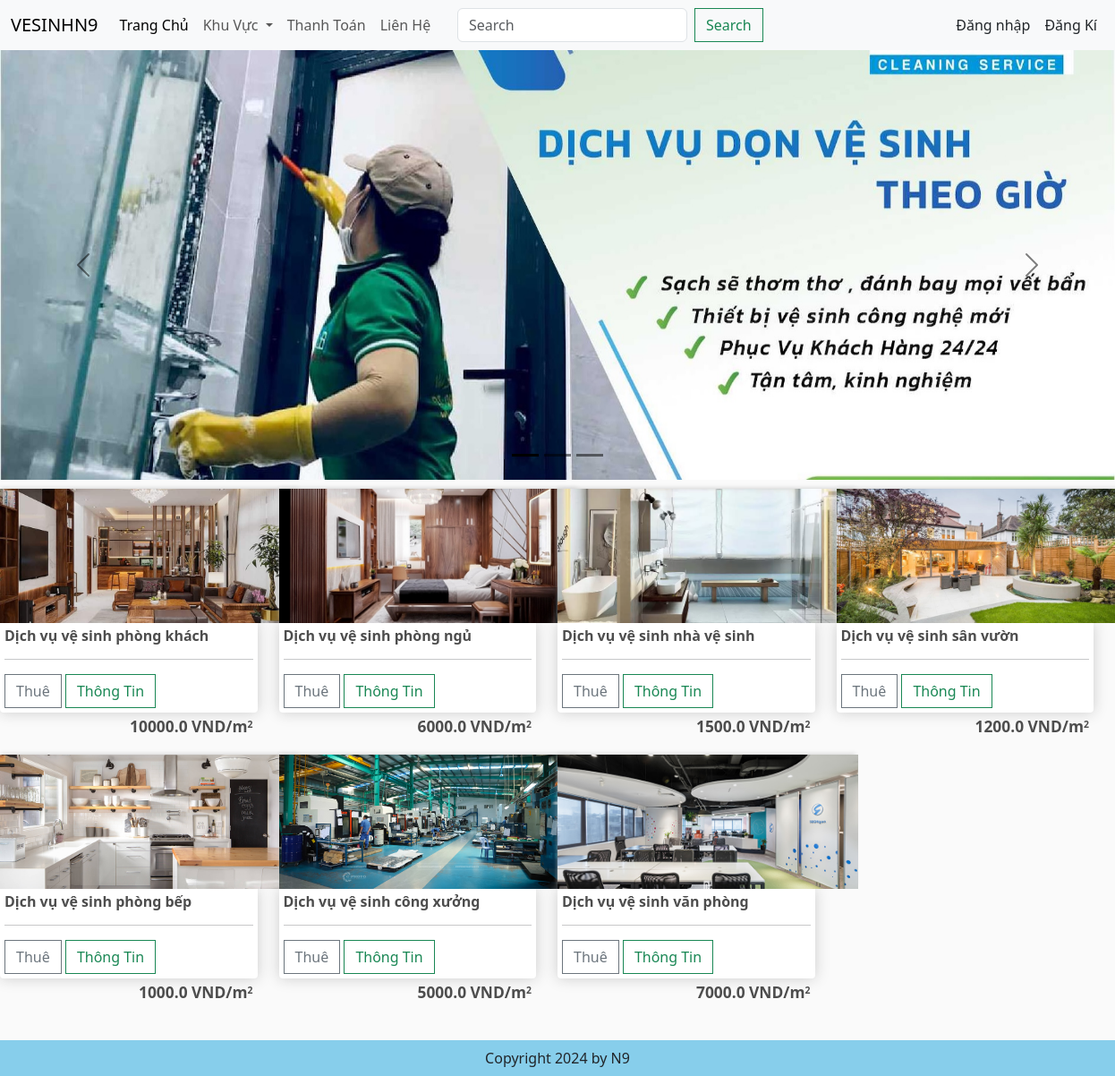
The page / on the database its author committed.
### app/models.py (models this page shows, shortened)
class Nhanvien(models.Model): #sanpham
     category = models.ManyToManyField(Category, related_name='nhanvien')
     name = models.CharField(max_length=200,null=True)
     price = models.CharField(max_length=200, null=False, default="0")
     image = models.ImageField(null=True,blank=True)
     detail = models.TextField(null=True,blank=True)
     @property
     def imageurl(self):
        try:
            return self.image.url
        except ValueError:
            return ''

### app/views.py (the view)
# urls.py: 2. Add a URL to urlpatterns:  path('', views.home, name='home')
def home(request):
    if request.user.is_authenticated:
        customer = request.user
        order, created= Order.objects.get_or_create(customer= customer,complete=False)
        items= order.order_nhanvien_set.all()
        cartItems= order.get_cart_items
        user_not_login ="hidden"
        user_login ="show"
    else:
        items=[]
        order={'get_cart_items':0,'get_cart_total':0}
        cartItems= order['get_cart_items']
        user_not_login ="show"
        user_login ="hidden"
    categories = Category.objects.filter(is_sub =False)
    nhanviens = Nhanvien.objects.all()
    context= {'nhanviens': nhanviens ,'user_not_login':user_not_login, 'user_login':user_login,'categories':categories}
    return render(request, 'app/home.html', context)

### app/templates/app/home.html (shortened to what this page needs)
{% extends 'app/base.html' %}
{% load static %}
{% block banner_slider %}
<div id="carouselExampleDark" class="carousel carousel-dark slide" data-bs-ride="carousel">
  <div class="carousel-indicators">
    <button type="button" data-bs-target="#carouselExampleDark" data-bs-slide-to="0" class="active" aria-current="true" aria-label="Slide 1"></button>
    <button type="button" data-bs-target="#carouselExampleDark" data-bs-slide-to="1" aria-label="Slide 2"></button>
    <button type="button" data-bs-target="#carouselExampleDark" data-bs-slide-to="2" aria-label="Slide 3"></button>
  </div>
  <div class="carousel-inner">
    <div class="carousel-item active" data-bs-interval="7000">
      <img src="{% static 'app/images/banner/b2.jpg' %}" class="d-block w-100" alt="dich vu ngu" height="480">
      <div class="carousel-caption d-none d-md-block">
      </div>
    </div>
  </div>
  <button class="carousel-control-prev" type="button" data-bs-target="#carouselExampleDark" data-bs-slide="prev">
    <span class="carousel-control-prev-icon" aria-hidden="true"></span>
  </button>
  <button class="carousel-control-next" type="button" data-bs-target="#carouselExampleDark" data-bs-slide="next">
    <span class="carousel-control-next-icon" aria-hidden="true"></span>
  </button>
</div>
{% endblock banner_slider %}
{% block main-content%}
<div class="row" style="width:100%">
  {% for nhanvien in nhanviens %}
  <div class="col-lg-3">
    <img class="thumbnail" src="{{nhanvien.imageurl}}" style="width: 336px; height: 150px; object-fit: cover;">
    <div class="box-element product">
      <h6><strong>{{nhanvien.name}}</strong></h6>
      <hr>
      <button data-nhanvien={{nhanvien.id}} data-action="add" class="btn btn-outline-secondary add-btn update-cart">Thuê</button>
      <a class="btn btn-outline-success" href=" {% url 'detail' %}?id={{nhanvien.id}}">Thông Tin</a>
      <h3 style="display: inline-block; float: right;">
        <strong><span style="font-size: 0.62em;">{{nhanvien.price}} VND/m<sup style="font-size: 0.6em;">2</sup></span></strong>
      </h3>
    </div>
  </div>
  {% endfor %}
</div>
<br /><br /><br />
{% endblock main-content %}

### app/static/app/css/main.css (style rules this page uses)
body { background-color: hsl(0, 0%, 98%); }
h1,h2,h3,h4,h5,h6 { color:hsl(0, 0%, 30%); }
.box-element { box-shadow:hsl(0, 0%, 80%) 0 0 16px; background-color: #fff; border-radius: 4px; padding: 5px; }
.thumbnail { width: 350px; height:200px; -webkit-box-shadow: -1px -3px 5px -2px rgba(214,214,214,1); -moz-box-shadow: -1px -3px 5px -2px rgba(214,214,214,1); box-shadow: -1px -3px 5px -2px rgba(214,214,214,1); }
.product { border-radius: 0 0 4px 4px; }
.col-lg-3, .col-lg-4, .col-lg-6, .col-lg-8, .col-lg-12 { margin-top: 10px; }
.btn { border-radius: 0; }

### rows shown on the page
Nhanvien: imageurl (picture), name "Dịch vụ vệ sinh phòng khách", price "10000.0"
Nhanvien: imageurl (picture), name "Dịch vụ vệ sinh phòng ngủ", price "6000.0"
Nhanvien: imageurl (picture), name "Dịch vụ vệ sinh nhà vệ sinh", price "1500.0"
Nhanvien: imageurl (picture), name "Dịch vụ vệ sinh sân vườn", price "1200.0"
Nhanvien: imageurl (picture), name "Dịch vụ vệ sinh phòng bếp", price "1000.0"
Nhanvien: imageurl (picture), name "Dịch vụ vệ sinh công xưởng", price "5000.0"
Nhanvien: imageurl (picture), name "Dịch vụ vệ sinh văn phòng", price "7000.0"
